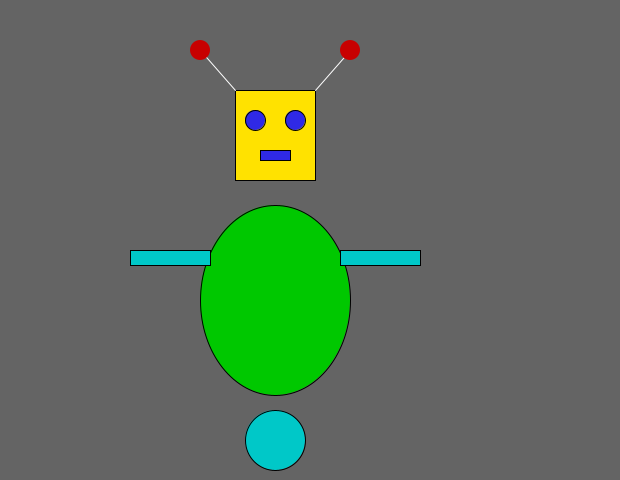
Frame 1 (no input)
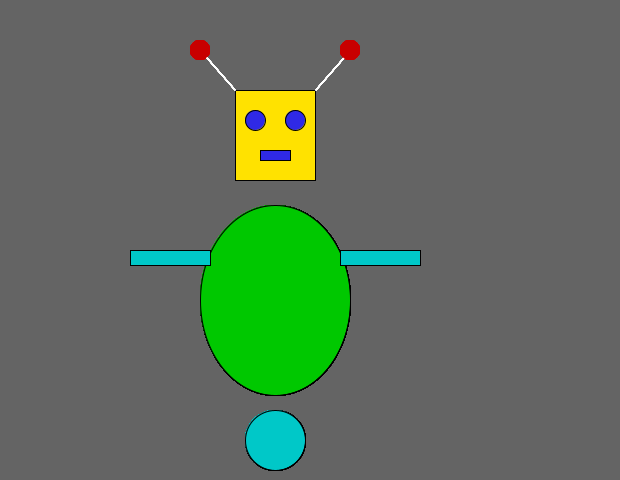
Frame 60 (the mouse pressed at the canvas centre just before this capture)
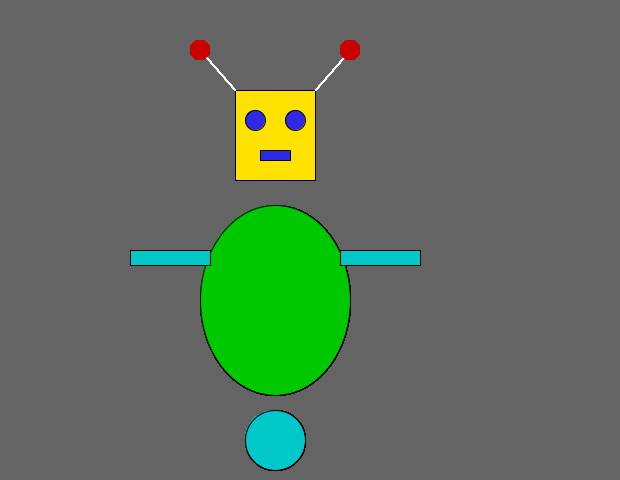
Frame 120 (the mouse held since frame 60 and released just before this capture)

The Processing sketch that drew these frames (run headless with seeded random() and noise(); from frame 60 on, the mouse is pressed at the canvas centre):

// Processing sketch: SE2011_Lab01_IT23586048
// ── SE2011_Lab01_IT23586048.pde
void setup(){
  size(620, 480);
  background(100);
}

void draw(){
  //face
  fill(255, 226, 0);
  rect(235, 90, 80, 90);
  
  //eyses & mouth
  fill(47, 41, 230);
  ellipse(255,120, 20,20);
  ellipse(295,120, 20,20);
  rect(260, 150, 30, 10);
  
  //antena
  stroke(255);
  line(200, 50, 235, 90); 
  line(350, 50, 315, 90);
  
  noStroke();
  
  fill(200, 0, 0);
  ellipse(200,50, 20,20);
  ellipse(350, 50, 20, 20);
  
  //tummy
  stroke(0);
  fill(0, 200, 0);
  ellipse(275, 300, 150, 190);
  
  //hands
  fill(0, 200, 200);
  rect(340, 250, 80, 15); 
  rect(130, 250, 80, 15);
  
  //weel
  ellipse(275, 440, 60, 60);
}
